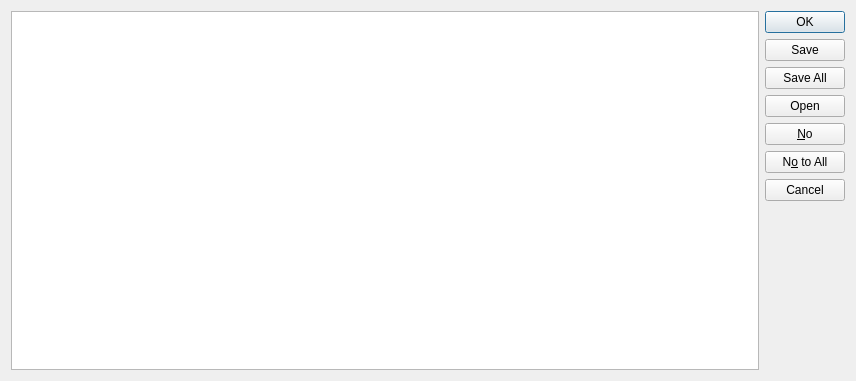
<?xml version="1.0" encoding="UTF-8"?>
<ui version="4.0">
 <class>InfoDialog</class>
 <widget class="QDialog" name="InfoDialog">
  <property name="geometry">
   <rect>
    <x>0</x>
    <y>0</y>
    <width>856</width>
    <height>381</height>
   </rect>
  </property>
  <property name="windowTitle">
   <string>Dialog</string>
  </property>
  <layout class="QHBoxLayout" name="horizontalLayout">
   <item>
    <widget class="QTextEdit" name="textEdit"/>
   </item>
   <item>
    <widget class="QDialogButtonBox" name="buttonBox">
     <property name="orientation">
      <enum>Qt::Vertical</enum>
     </property>
     <property name="standardButtons">
      <set>QDialogButtonBox::Cancel|QDialogButtonBox::No|QDialogButtonBox::NoToAll|QDialogButtonBox::Ok|QDialogButtonBox::Open|QDialogButtonBox::Save|QDialogButtonBox::SaveAll</set>
     </property>
    </widget>
   </item>
  </layout>
 </widget>
 <resources/>
 <connections/>
</ui>
